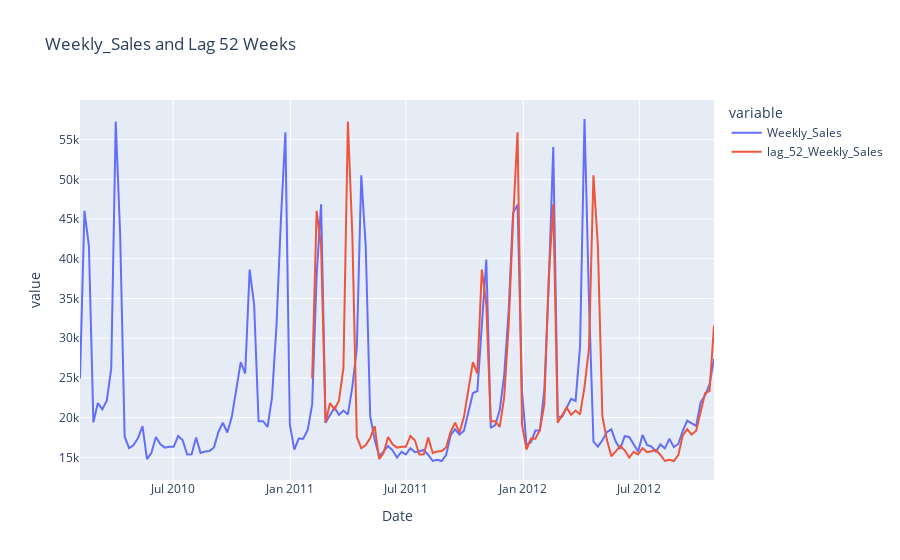

Notebook code for this chart:
### Code cell
view_data_horizon(train_df, target="Weekly_Sales")

### Figure 1 — Plotly figure (JSON) as saved in the notebook; plotly's stock layout.template omitted (floating-point values rounded to 4 significant figures; data arrays with more than 128 entries replaced by an {"elided": "..."} marker saying what was removed)
{"data": [{"hovertemplate": "variable=Weekly_Sales<br>Date=%{x}<br>value=%{y}<extra></extra>", "legendgroup": "Weekly_Sales", "line": {"color": "#636efa", "dash": "solid"}, "marker": {"symbol": "circle"}, "mode": "lines", "name": "Weekly_Sales", "orientation": "v", "showlegend": true, "type": "scatter", "x": {"elided": "143 str values"}, "xaxis": "x", "y": {"elided": "143 float values"}, "yaxis": "y"}, {"hovertemplate": "variable=lag_52_Weekly_Sales<br>Date=%{x}<br>value=%{y}<extra></extra>", "legendgroup": "lag_52_Weekly_Sales", "line": {"color": "#EF553B", "dash": "solid"}, "marker": {"symbol": "circle"}, "mode": "lines", "name": "lag_52_Weekly_Sales", "orientation": "v", "showlegend": true, "type": "scatter", "x": {"elided": "143 str values"}, "xaxis": "x", "y": {"elided": "143 float values"}, "yaxis": "y"}], "layout": {"legend": {"title": {"text": "variable"}, "tracegroupgap": 0}, "title": {"text": "Weekly_Sales and Lag 52 Weeks"}, "xaxis": {"anchor": "y", "domain": [0, 1], "title": {"text": "Date"}}, "yaxis": {"anchor": "x", "domain": [0, 1], "title": {"text": "value"}}}}
